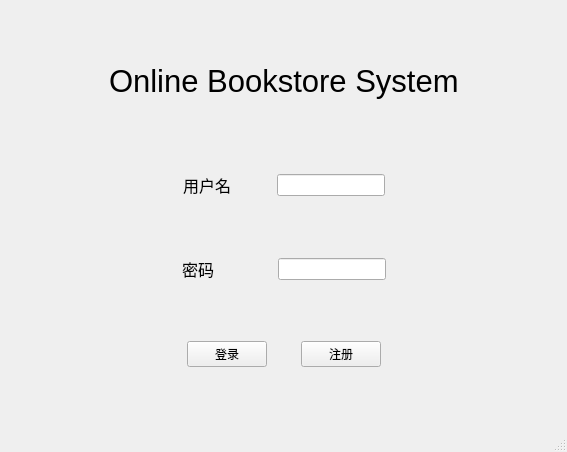
<?xml version="1.0" encoding="UTF-8"?>
<ui version="4.0">
 <class>login_window</class>
 <widget class="QMainWindow" name="login_window">
  <property name="geometry">
   <rect>
    <x>0</x>
    <y>0</y>
    <width>567</width>
    <height>452</height>
   </rect>
  </property>
  <property name="windowTitle">
   <string>登录</string>
  </property>
  <widget class="QWidget" name="centralwidget">
   <layout class="QHBoxLayout" name="horizontalLayout_8">
    <item>
     <layout class="QVBoxLayout" name="verticalLayout">
      <item>
       <spacer name="verticalSpacer">
        <property name="orientation">
         <enum>Qt::Vertical</enum>
        </property>
        <property name="sizeHint" stdset="0">
         <size>
          <width>20</width>
          <height>40</height>
         </size>
        </property>
       </spacer>
      </item>
      <item>
       <layout class="QHBoxLayout" name="horizontalLayout_7">
        <item>
         <spacer name="horizontalSpacer_10">
          <property name="orientation">
           <enum>Qt::Horizontal</enum>
          </property>
          <property name="sizeHint" stdset="0">
           <size>
            <width>40</width>
            <height>20</height>
           </size>
          </property>
         </spacer>
        </item>
        <item>
         <widget class="QLabel" name="title_label">
          <property name="font">
           <font>
            <pointsize>23</pointsize>
           </font>
          </property>
          <property name="text">
           <string>Online Bookstore System</string>
          </property>
         </widget>
        </item>
        <item>
         <spacer name="horizontalSpacer_11">
          <property name="orientation">
           <enum>Qt::Horizontal</enum>
          </property>
          <property name="sizeHint" stdset="0">
           <size>
            <width>40</width>
            <height>20</height>
           </size>
          </property>
         </spacer>
        </item>
       </layout>
      </item>
      <item>
       <spacer name="verticalSpacer_2">
        <property name="orientation">
         <enum>Qt::Vertical</enum>
        </property>
        <property name="sizeHint" stdset="0">
         <size>
          <width>20</width>
          <height>68</height>
         </size>
        </property>
       </spacer>
      </item>
      <item>
       <layout class="QHBoxLayout" name="horizontalLayout_4">
        <item>
         <spacer name="horizontalSpacer_4">
          <property name="orientation">
           <enum>Qt::Horizontal</enum>
          </property>
          <property name="sizeHint" stdset="0">
           <size>
            <width>40</width>
            <height>20</height>
           </size>
          </property>
         </spacer>
        </item>
        <item>
         <layout class="QHBoxLayout" name="horizontalLayout">
          <item>
           <widget class="QLabel" name="u_account_label">
            <property name="font">
             <font>
              <pointsize>12</pointsize>
             </font>
            </property>
            <property name="text">
             <string>用户名</string>
            </property>
           </widget>
          </item>
          <item>
           <spacer name="horizontalSpacer_2">
            <property name="orientation">
             <enum>Qt::Horizontal</enum>
            </property>
            <property name="sizeHint" stdset="0">
             <size>
              <width>40</width>
              <height>20</height>
             </size>
            </property>
           </spacer>
          </item>
          <item>
           <widget class="QLineEdit" name="u_account"/>
          </item>
         </layout>
        </item>
        <item>
         <spacer name="horizontalSpacer_5">
          <property name="orientation">
           <enum>Qt::Horizontal</enum>
          </property>
          <property name="sizeHint" stdset="0">
           <size>
            <width>40</width>
            <height>20</height>
           </size>
          </property>
         </spacer>
        </item>
       </layout>
      </item>
      <item>
       <spacer name="verticalSpacer_3">
        <property name="orientation">
         <enum>Qt::Vertical</enum>
        </property>
        <property name="sizeHint" stdset="0">
         <size>
          <width>20</width>
          <height>40</height>
         </size>
        </property>
       </spacer>
      </item>
      <item>
       <layout class="QHBoxLayout" name="horizontalLayout_5">
        <item>
         <spacer name="horizontalSpacer_6">
          <property name="orientation">
           <enum>Qt::Horizontal</enum>
          </property>
          <property name="sizeHint" stdset="0">
           <size>
            <width>40</width>
            <height>20</height>
           </size>
          </property>
         </spacer>
        </item>
        <item>
         <layout class="QHBoxLayout" name="horizontalLayout_2">
          <item>
           <widget class="QLabel" name="u_pswd_label">
            <property name="font">
             <font>
              <pointsize>12</pointsize>
             </font>
            </property>
            <property name="text">
             <string>密码</string>
            </property>
           </widget>
          </item>
          <item>
           <spacer name="horizontalSpacer_3">
            <property name="orientation">
             <enum>Qt::Horizontal</enum>
            </property>
            <property name="sizeHint" stdset="0">
             <size>
              <width>58</width>
              <height>20</height>
             </size>
            </property>
           </spacer>
          </item>
          <item>
           <widget class="QLineEdit" name="u_pswd">
            <property name="echoMode">
             <enum>QLineEdit::Password</enum>
            </property>
           </widget>
          </item>
         </layout>
        </item>
        <item>
         <spacer name="horizontalSpacer_7">
          <property name="orientation">
           <enum>Qt::Horizontal</enum>
          </property>
          <property name="sizeHint" stdset="0">
           <size>
            <width>40</width>
            <height>20</height>
           </size>
          </property>
         </spacer>
        </item>
       </layout>
      </item>
      <item>
       <spacer name="verticalSpacer_4">
        <property name="orientation">
         <enum>Qt::Vertical</enum>
        </property>
        <property name="sizeHint" stdset="0">
         <size>
          <width>20</width>
          <height>40</height>
         </size>
        </property>
       </spacer>
      </item>
      <item>
       <layout class="QHBoxLayout" name="horizontalLayout_6">
        <item>
         <spacer name="horizontalSpacer_8">
          <property name="orientation">
           <enum>Qt::Horizontal</enum>
          </property>
          <property name="sizeHint" stdset="0">
           <size>
            <width>40</width>
            <height>20</height>
           </size>
          </property>
         </spacer>
        </item>
        <item>
         <layout class="QHBoxLayout" name="horizontalLayout_3">
          <item>
           <widget class="QPushButton" name="pushButton_log">
            <property name="text">
             <string>登录</string>
            </property>
           </widget>
          </item>
          <item>
           <spacer name="horizontalSpacer">
            <property name="orientation">
             <enum>Qt::Horizontal</enum>
            </property>
            <property name="sizeHint" stdset="0">
             <size>
              <width>28</width>
              <height>20</height>
             </size>
            </property>
           </spacer>
          </item>
          <item>
           <widget class="QPushButton" name="pushButton_register">
            <property name="text">
             <string>注册</string>
            </property>
           </widget>
          </item>
         </layout>
        </item>
        <item>
         <spacer name="horizontalSpacer_9">
          <property name="orientation">
           <enum>Qt::Horizontal</enum>
          </property>
          <property name="sizeHint" stdset="0">
           <size>
            <width>40</width>
            <height>20</height>
           </size>
          </property>
         </spacer>
        </item>
       </layout>
      </item>
      <item>
       <spacer name="verticalSpacer_5">
        <property name="orientation">
         <enum>Qt::Vertical</enum>
        </property>
        <property name="sizeHint" stdset="0">
         <size>
          <width>20</width>
          <height>40</height>
         </size>
        </property>
       </spacer>
      </item>
     </layout>
    </item>
   </layout>
  </widget>
  <widget class="QMenuBar" name="menubar">
   <property name="geometry">
    <rect>
     <x>0</x>
     <y>0</y>
     <width>567</width>
     <height>23</height>
    </rect>
   </property>
  </widget>
  <widget class="QStatusBar" name="statusbar"/>
 </widget>
 <resources/>
 <connections/>
</ui>
